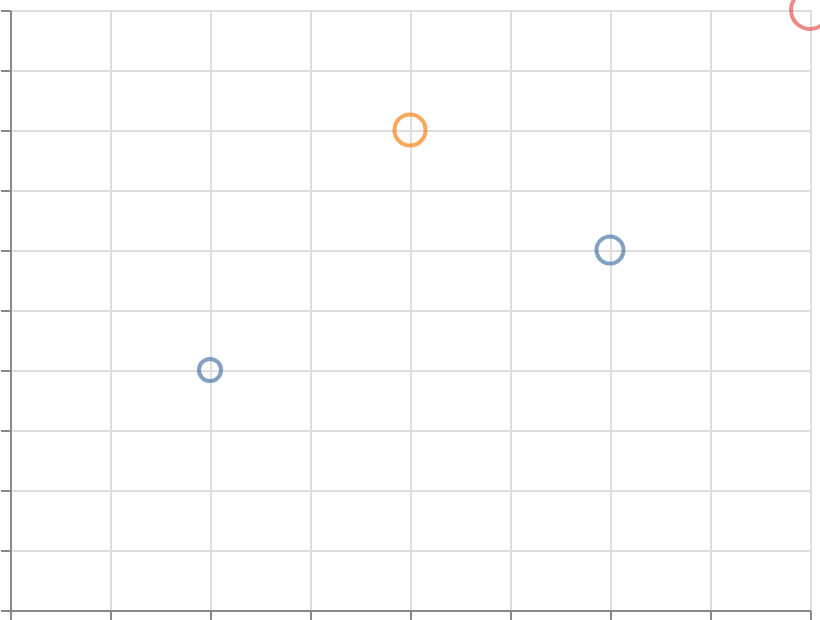

Describe this chart as a Vega-Lite specification.
### Vega-Lite specification from a JSON file in a GitHub repository (floating-point values rounded to 4 significant figures)
{"$schema": "https://vega.github.io/schema/vega-lite/v6.json", "width": 400, "height": 300, "padding": 5, "autosize": "none", "data": {"name": "table", "values": [{"x": 1, "y": 2, "cat": "A", "size": 100}, {"x": 2, "y": 4, "cat": "B", "size": 200}, {"x": 3, "y": 3, "cat": "A", "size": 150}, {"x": 4, "y": 5, "cat": "C", "size": 300}]}, "mark": "point", "encoding": {"x": {"field": "x", "type": "quantitative"}, "y": {"field": "y", "type": "quantitative"}, "color": {"field": "cat", "type": "nominal"}, "size": {"field": "size", "type": "quantitative"}}}
